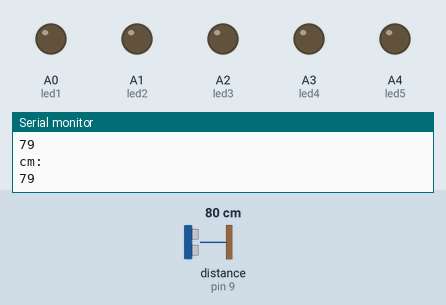
The sketch below on a simulated Arduino Uno, built with avr-gcc and run on an emulated ATmega328P. Shown: output pins drawn as LEDs (lit = HIGH), the last lines printed to the serial monitor. Wiring (inferred from the names in the program): ultrasonic range finder: trigger pin 8; echo pin 9. The test bench sets the inputs (shaded band); at power-on: distance to the obstacle (sensor on pin 9) 80 cm. The echo pulse lasts 58.3 µs per cm; pins used as bus, display or sensor lines are not drawn.

Above: at 2.2 s.
2.3 s: distance to the obstacle (sensor on pin 9) set to 30 cm
3.8 s: distance to the obstacle (sensor on pin 9) set to 24 cm
At 4.1 s:
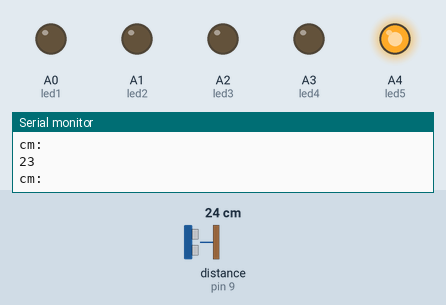
5.3 s: distance to the obstacle (sensor on pin 9) set to 19 cm
At 6.4 s:
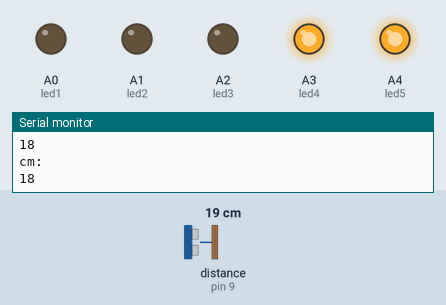
6.8 s: distance to the obstacle (sensor on pin 9) set to 14 cm
At 7.4 s:
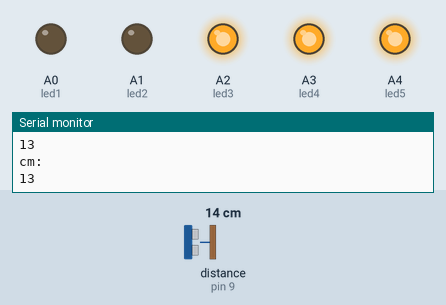
8.3 s: distance to the obstacle (sensor on pin 9) set to 2 cm
At 9.5 s:
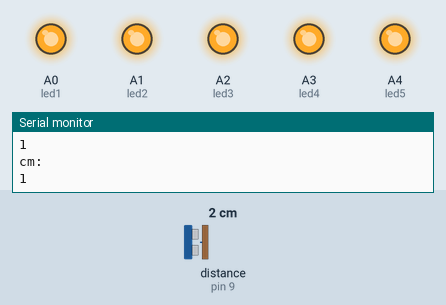
9.8 s: distance to the obstacle (sensor on pin 9) set to 18 cm
At 10.8 s:
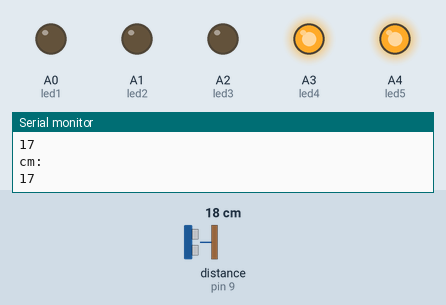
Timing chart, 0 to 12.3 s (numbered marks = the images above; inputs shaded):
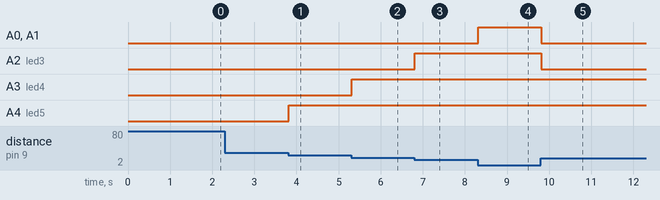

The sketch:

Water_Level_Indicator.ino
```cpp
const int trigpin = 8;
const int echopin = 9;

const int led1 = A0;
const int led2 = A1;
const int led3 = A2;
const int led4 = A3;
const int led5 = A4 ;

void setup() {

  Serial.begin(9600);
  pinMode(trigpin, OUTPUT);
  pinMode(echopin, INPUT);

  pinMode(led1, OUTPUT);
  pinMode(led2, OUTPUT);
  pinMode(led3, OUTPUT);
  pinMode(led4, OUTPUT);
  pinMode(led5, OUTPUT);

  digitalWrite(led1, LOW);
  digitalWrite(led2, LOW);
  digitalWrite(led3, LOW);
  digitalWrite(led4, LOW);
  digitalWrite(led5, LOW);

  delay(1000);

}

void loop() {

 int duration, distance;

 digitalWrite(trigpin, HIGH);

 delayMicroseconds(1000);
 digitalWrite(trigpin, LOW);

 duration = pulseIn(echopin,HIGH);
 distance = (duration/2)/29.1;

 Serial.println("cm: ");
 Serial.println(distance);

 if(distance > 0 && distance <= 5){
      digitalWrite(led1, HIGH);
      digitalWrite(led2, HIGH);
      digitalWrite(led3, HIGH);
      digitalWrite(led4, HIGH);
      digitalWrite(led5, HIGH);
 }else
 if(distance > 5 && distance <= 10){
      digitalWrite(led1, LOW);
      digitalWrite(led2, HIGH);
      digitalWrite(led3, HIGH);
      digitalWrite(led4, HIGH);
      digitalWrite(led5, HIGH);
 }else
 if(distance > 10 && distance <=15){
      digitalWrite(led1, LOW);
      digitalWrite(led2, LOW);
      digitalWrite(led3, HIGH);
      digitalWrite(led4, HIGH);
      digitalWrite(led5, HIGH);
 }else
 if(distance > 15 && distance <= 20){
      digitalWrite(led1, LOW);
      digitalWrite(led2, LOW);
      digitalWrite(led3, LOW);
      digitalWrite(led4, HIGH);
      digitalWrite(led5, HIGH);
 }else
 if(distance > 20 && distance <= 25){
      digitalWrite(led1, LOW);
      digitalWrite(led2, LOW);
      digitalWrite(led3, LOW);
      digitalWrite(led4, LOW);
      digitalWrite(led5, HIGH);
 }else
 if(distance > 30){
      digitalWrite(led1, LOW);
      digitalWrite(led2, LOW);
      digitalWrite(led3, LOW);
      digitalWrite(led4, LOW);
      digitalWrite(led5, LOW);
 }


}
```

Measured:
- the behaviour switches between 27 and 26 cm on distance to the obstacle (sensor on pin 9) (found by bisection; images 0 and 1)
- the behaviour switches between 22 and 21 cm on distance to the obstacle (sensor on pin 9) (found by bisection; images 1 and 2)
- the behaviour switches between 17 and 16 cm on distance to the obstacle (sensor on pin 9) (found by bisection; images 2 and 3)
- after the input at 3.8 s, A4 (led5): LOW → HIGH at once
- after the input at 5.3 s, A3 (led4): LOW → HIGH at once
- after the input at 6.8 s, A2 (led3): LOW → HIGH at once
- after the input at 8.3 s, A0 (led1), A1 (led2): LOW → HIGH at once
- after the input at 9.8 s, A0 (led1), A1 (led2), A2 (led3): HIGH → LOW at once
